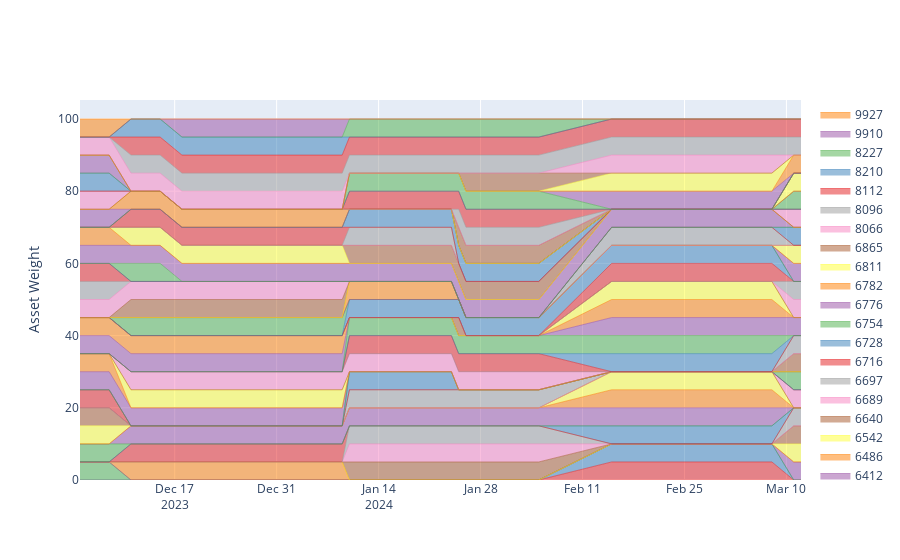

Notebook cell for this chart:
### Code cell
plot_river_chart(top_equalweight_cleaned)
